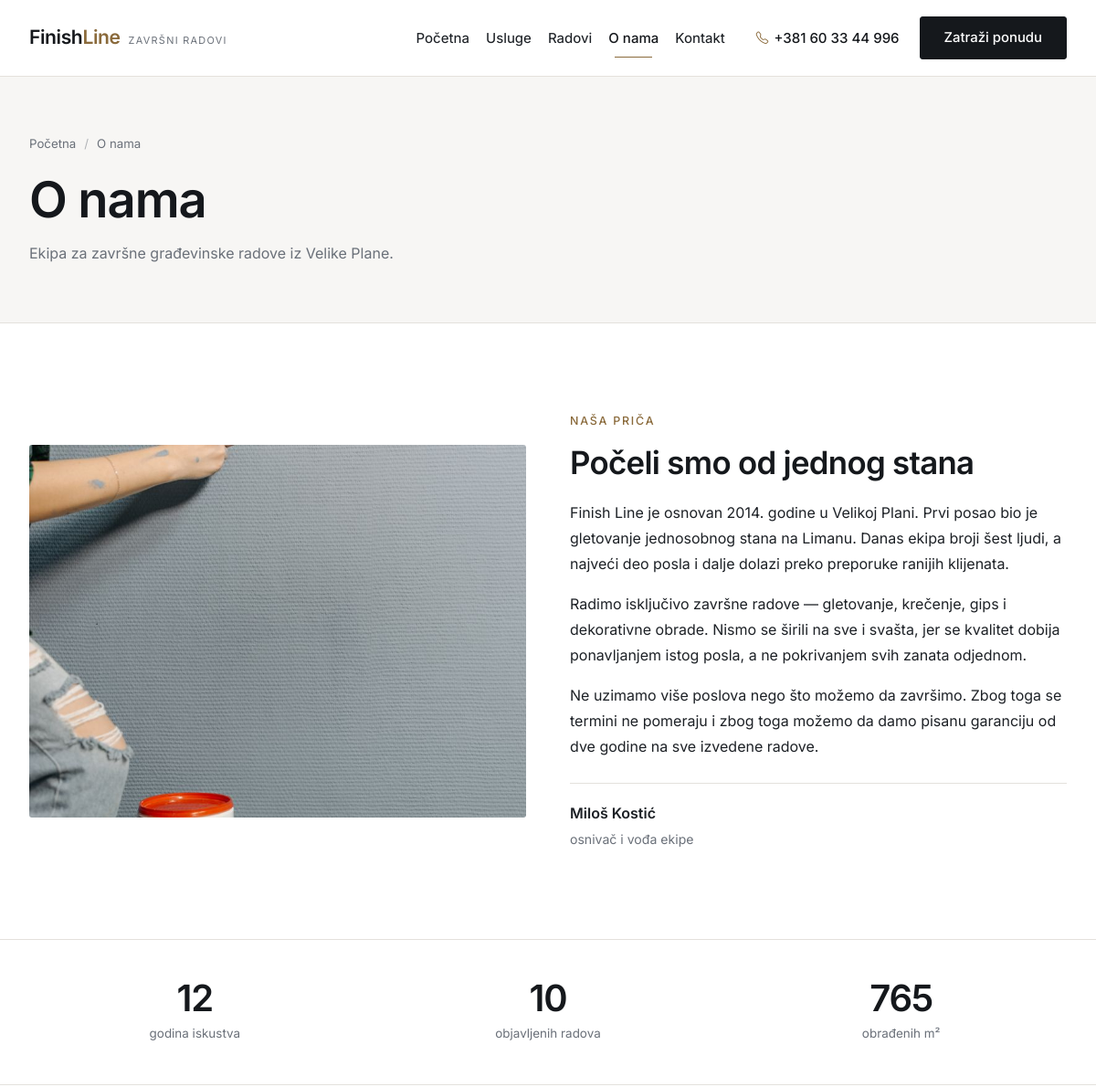
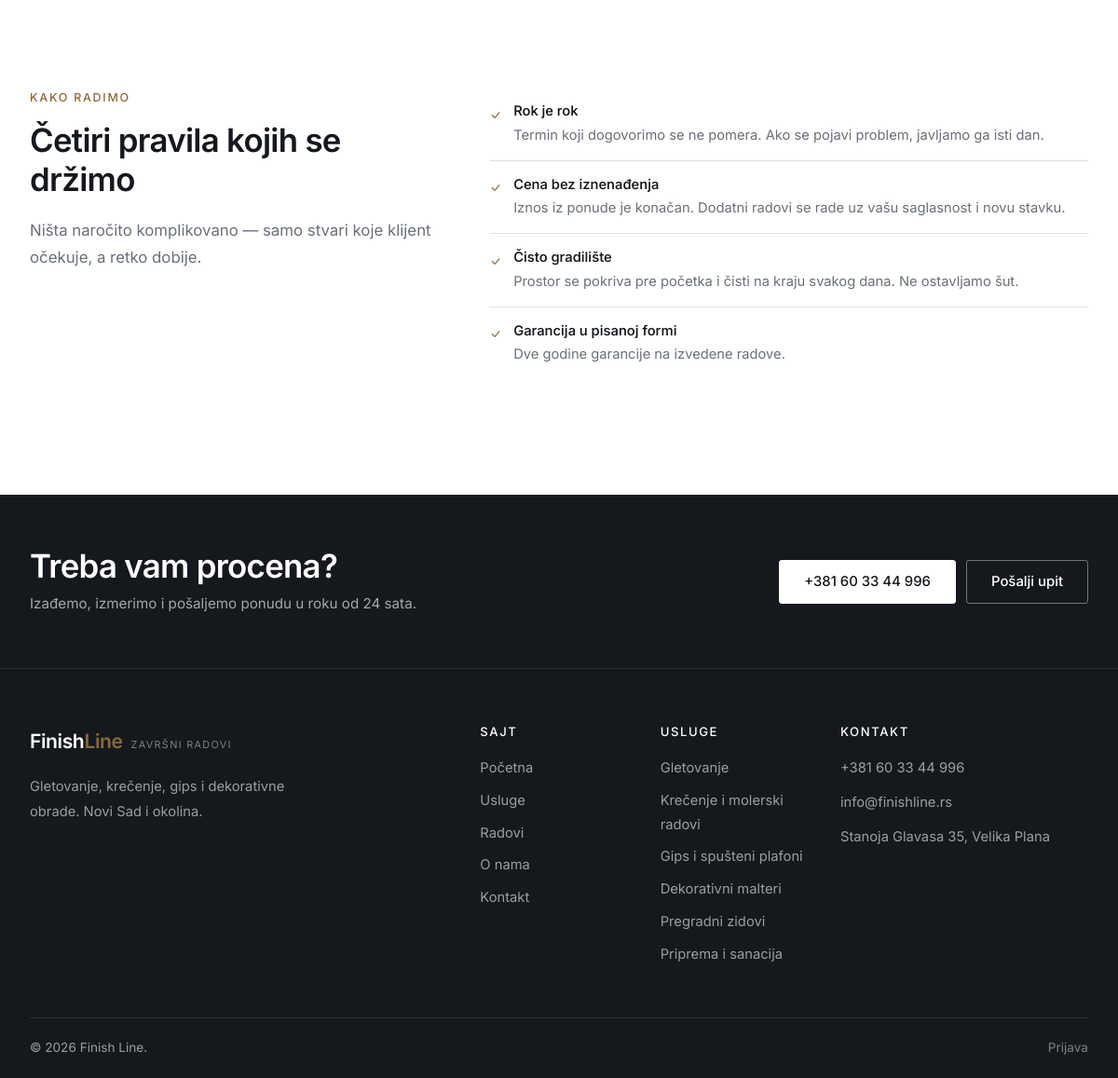
Page /o-nama on the committed database (2 pictures, top to bottom).
### tables this page shows
CREATE TABLE `usluge` (
    `id`          INT UNSIGNED NOT NULL AUTO_INCREMENT,
    `naziv`       VARCHAR(120) NOT NULL,
    `slug`        VARCHAR(140) NOT NULL,
    `ikona`       VARCHAR(60)  NOT NULL DEFAULT 'bi-tools',
    `kratak_opis` VARCHAR(255) NOT NULL DEFAULT '',
    `opis`        TEXT,
    `cena_od`     DECIMAL(10,2) NOT NULL DEFAULT 0.00,
    `jedinica`    VARCHAR(20)  NOT NULL DEFAULT 'm2',
    `slika`       VARCHAR(255) DEFAULT NULL,
    `redosled`    INT NOT NULL DEFAULT 0,
    `aktivna`     TINYINT(1) NOT NULL DEFAULT 1,
    PRIMARY KEY (`id`),
    UNIQUE KEY `uq_usluge_slug` (`slug`)
);

### app/core/Controller.php (called while the page is built, shortened)
<?php
abstract class Controller
{
    protected function prikaz(string $prikaz, array $podaci = [], string $layout = 'main'): void
    {
        extract($podaci, EXTR_SKIP);
        require APP_ROOT . '/app/views/layouts/' . $layout . '.php';
    }
}

### app/controllers/StraneController.php (called while the page is built, shortened)
<?php
final class StraneController extends Controller
{
    public function oNama(): void
    {
        $radovi = $this->model('Rad');
        $this->prikaz('strane/o-nama', [
            'naslovStrane'  => 'O nama - ' . APP_NAME,
            'opisStrane'    => 'Ekipa za završne građevinske radove iz Velike Plane. Kako radimo, čime garantujemo kvalitet i zašto poštujemo rokove.',
            'brojRadova'    => $radovi->prebrojJavne(),
            'kvadratura'    => $radovi->ukupnaKvadratura(),
            'usluge'        => $this->model('Usluga')->aktivne(),
        ]);
    }
}

### app/core/Aplikacija.php (called while the page is built, shortened)
<?php
final class Aplikacija
{
    private Router $ruter;
    public function __construct()
    {
        $this->ruter = new Router();
    }
    private function ucitajKlase(): void
    {
        require_once APP_ROOT . '/app/core/pomocne.php';
    }
    public function pokreni(): void
    {
        $url = $this->trenutnaAdresa();
        $ruta = $this->ruter->pronadji($url);
        $metoda = $ruta['metoda'];
        try {
            $kontroler = new $klasa();
            $kontroler->$metoda(...$ruta['parametri']);
        } catch (Throwable $e) {
            $this->obradiIzuzetak($e);
        }
    }
    private function trenutnaAdresa(): string
    {
        if (isset($_GET['url'])) {
            return trim((string) $_GET['url'], '/');
        }
        $putanja = parse_url($_SERVER['REQUEST_URI'] ?? '/', PHP_URL_PATH) ?? '/';
        return trim(rawurldecode($putanja), '/');
    }
}

### index.php (called while the page is built, shortened)
<?php
require_once __DIR__ . '/app/core/Aplikacija.php';
$aplikacija = new Aplikacija();
$aplikacija->pokreni();

### app/core/pomocne.php (called while the page is built, shortened)
<?php
function e($tekst): string
{
    return htmlspecialchars((string) $tekst, ENT_QUOTES | ENT_SUBSTITUTE, 'UTF-8');
}
function url(string $putanja = ''): string
{
    return BASE_URL . ltrim($putanja, '/');
}

### app/core/Database.php (called while the page is built, shortened)
<?php
final class Database
{
    private static ?PDO $veza = null;
    public static function veza(): PDO
    {
        if (self::$veza !== null) {
            return self::$veza;
        }
        $dsn = sprintf('mysql:host=%s;dbname=%s;charset=%s', DB_HOST, DB_NAME, DB_CHARSET);
        try {
            self::$veza = new PDO($dsn, DB_USER, DB_PASS, [
                PDO::ATTR_ERRMODE            => PDO::ERRMODE_EXCEPTION,
                PDO::ATTR_DEFAULT_FETCH_MODE => PDO::FETCH_ASSOC,
                PDO::ATTR_EMULATE_PREPARES   => false,
                PDO::ATTR_STRINGIFY_FETCHES  => false,
            ]);
        } catch (PDOException $e) {
            if (DEBUG) {
                die('<h1>Greska pri povezivanju sa bazom</h1><p>' . htmlspecialchars($e->getMessage()) . '</p>'
                  . '<p>Proverite da li je MySQL pokrenut i da li je baza <b>' . DB_NAME . '</b> uvezena.</p>');
            }
            http_response_code(500);
            die('Trenutno nije moguce pristupiti bazi podataka.');
        }
        return self::$veza;
    }
}

### app/models/Usluga.php (called while the page is built, shortened)
<?php
final class Usluga extends Model
{
    public function aktivne(?int $limit = null): array
    {
        $sql = 'SELECT * FROM usluge WHERE aktivna = 1 ORDER BY redosled, naziv';
        if ($limit !== null) {
            $sql .= ' LIMIT ' . max(1, (int) $limit);
        }
        return $this->sviRedovi($sql);
    }
}

### app/core/Model.php (called while the page is built, shortened)
<?php
abstract class Model
{
    protected PDO $db;
    public function __construct()
    {
        $this->db = Database::veza();
    }
    protected function upit(string $sql, array $parametri = []): PDOStatement
    {
        $st = $this->db->prepare($sql);
        $st->execute($parametri);
        return $st;
    }
    protected function sviRedovi(string $sql, array $parametri = []): array
    {
        return $this->upit($sql, $parametri)->fetchAll();
    }
}

### app/core/Auth.php (called while the page is built, shortened)
<?php
final class Auth
{
    public static function prijavljen(): bool
    {
        return isset($_SESSION['korisnik']['id']);
    }
}

### app/views/partials/podnozje.php (the view)
<?php $uslugeFooter = $uslugeFooter ?? (new Usluga())->aktivne(6); ?>
<section class="traka-poziv">
    <div class="container">
        <div class="traka-poziv-sadrzaj">
            <div>
                <h2>Treba vam procena?</h2>
                <p>Izađemo, izmerimo i pošaljemo ponudu u roku od 24 sata.</p>
            </div>
            <div class="traka-poziv-dugmad">
                <a href="tel:<?= e(str_replace(' ', '', FIRMA_TEL)) ?>" class="dugme dugme-belo">
                    <?= e(FIRMA_TEL) ?>
                </a>
                <a href="<?= url('kontakt') ?>#forma" class="dugme dugme-obrub">Pošalji upit</a>
            </div>
        </div>
    </div>
</section>
<footer class="podnozje">
    <div class="container">
        <div class="row g-4">
            <div class="col-lg-5">
                <a class="logo" href="<?= url() ?>">
                    <strong>Finish<span>Line</span></strong>
                    <small>završni radovi</small>
                </a>
                <p class="podnozje-opis">
                    Gletovanje, krečenje, gips i dekorativne obrade.
                    Novi Sad i okolina.
                </p>
            </div>
            <div class="col-6 col-lg-2">
                <h3>Sajt</h3>
                <ul class="podnozje-lista">
                    <li><a href="<?= url() ?>">Početna</a></li>
                    <li><a href="<?= url('usluge') ?>">Usluge</a></li>
                    <li><a href="<?= url('radovi') ?>">Radovi</a></li>
                    <li><a href="<?= url('o-nama') ?>">O nama</a></li>
                    <li><a href="<?= url('kontakt') ?>">Kontakt</a></li>
                </ul>
            </div>
            <div class="col-6 col-lg-2">
                <h3>Usluge</h3>
                <ul class="podnozje-lista">
                    <?php foreach ($uslugeFooter as $u): ?>
                        <li><a href="<?= url('usluge/' . $u['slug']) ?>"><?= e($u['naziv']) ?></a></li>
                    <?php endforeach; ?>
                </ul>
            </div>
            <div class="col-lg-3">
                <h3>Kontakt</h3>
                <ul class="podnozje-kontakt">
                    <li><a href="tel:<?= e(str_replace(' ', '', FIRMA_TEL)) ?>"><?= e(FIRMA_TEL) ?></a></li>
                    <li><a href="mailto:<?= e(FIRMA_MAIL) ?>"><?= e(FIRMA_MAIL) ?></a></li>
                    <li><?= e(FIRMA_ADRESA) ?></li>
                </ul>
            </div>
        </div>
        <div class="podnozje-dno">
            <p>&copy; <?= date('Y') ?> <?= e(APP_NAME) ?>.</p>
            <p>
                <?php if (Auth::prijavljen()): ?>
                    <a href="<?= url('admin') ?>">Administracija</a>
                <?php else: ?>
                    <a href="<?= url('prijava') ?>">Prijava</a>
                <?php endif; ?>
            </p>
        </div>
    </div>
</footer>

### assets/css/style.css (style rules this page uses)
:root { --mastilo: #15181c; --mastilo-2: #22262b; --akcenat: #8a6a3b; --akcenat-tamni:#6f5430; --papir: #ffffff; --pesak: #f7f6f4; --tekst: #1d2126; --tekst-blagi: #6a7079; --linija: #e4e1dc; --linija-jaka: #cfcbc4; --uspeh: #2c6e4b; --greska: #a8392c; --radijus: 3px; --radijus-l: 5px; --prelaz: .2s ease; --sirina: 1160px; --senka-m: 0 4px 16px rgba(21, 24, 28, .07); --senka-l: 0 12px 34px rgba(21, 24, 28, .12); }
* { box-sizing: border-box; }
html { scroll-behavior: smooth; }
body { font-family: 'Inter', system-ui, -apple-system, 'Segoe UI', sans-serif; color: var(--tekst); background: var(--papir); font-size: 16px; line-height: 1.75; -webkit-font-smoothing: antialiased; overflow-x: clip; }
.container { max-width: var(--sirina); }
h1, h2, h3, h4 { font-weight: 600; line-height: 1.2; letter-spacing: -.02em; color: var(--mastilo); margin: 0 0 .55em; }
h2 { font-size: clamp(1.6rem, 2.9vw, 2.2rem); }
h3 { font-size: 1.12rem; letter-spacing: -.01em; }
p { margin: 0 0 1rem; }
a { color: var(--akcenat-tamni); text-decoration: none; transition: color var(--prelaz); }
.dugme { display: inline-flex; align-items: center; justify-content: center; gap: 9px; padding: 13px 26px; font-size: .93rem; font-weight: 500; border: 1px solid transparent; border-radius: var(--radijus); cursor: pointer; transition: all var(--prelaz); white-space: nowrap; line-height: 1.3; }
.dugme-obrub { background: transparent; color: #fff; border-color: rgba(255, 255, 255, .4); }
.dugme-belo { background: #fff; color: var(--mastilo); border-color: #fff; }
.logo { display: flex; align-items: baseline; gap: 9px; }
.logo strong { font-size: 1.32rem; font-weight: 600; letter-spacing: -.02em; color: var(--mastilo); }
.logo strong span { color: var(--akcenat); }
.logo small { font-size: .68rem; letter-spacing: .12em; text-transform: uppercase; color: var(--tekst-blagi); }
.traka-poziv { background: var(--mastilo); padding: 56px 0; }
.traka-poziv-sadrzaj { display: flex; justify-content: space-between; align-items: center; gap: 28px; flex-wrap: wrap; }
.traka-poziv h2 { margin: 0 0 6px; color: #fff; }
.traka-poziv p { margin: 0; color: rgba(255, 255, 255, .62); font-size: .95rem; }
.traka-poziv-dugmad { display: flex; gap: 11px; flex-wrap: wrap; }
.podnozje { background: var(--mastilo); color: rgba(255, 255, 255, .58); padding: 60px 0 0; font-size: .92rem; border-top: 1px solid rgba(255,255,255,.08); }
.podnozje h3 { color: #fff; font-size: .82rem; font-weight: 500; letter-spacing: .12em; text-transform: uppercase; margin-bottom: 18px; }
.podnozje .logo { margin-bottom: 16px; }
.podnozje .logo strong { color: #fff; }
.podnozje .logo small { color: rgba(255, 255, 255, .45); }
.podnozje-opis { max-width: 330px; line-height: 1.8; }
.podnozje-lista, .podnozje-kontakt { list-style: none; padding: 0; margin: 0; }
.podnozje-lista li { margin-bottom: 9px; }
.podnozje-lista a, .podnozje-kontakt a { color: rgba(255, 255, 255, .58); }
.podnozje-kontakt li { margin-bottom: 11px; }
.podnozje-dno { margin-top: 46px; padding: 20px 0; border-top: 1px solid rgba(255, 255, 255, .1); display: flex; justify-content: space-between; gap: 14px; flex-wrap: wrap; font-size: .85rem; }
.podnozje-dno p { margin: 0; }
.podnozje-dno a { color: rgba(255, 255, 255, .45); }

### rows in the picture
usluge: naziv "Gletovanje"
usluge: naziv "Krečenje i molerski radovi"
usluge: naziv "Gips i spušteni plafoni"
usluge: naziv "Dekorativni malteri"
usluge: naziv "Pregradni zidovi"
usluge: naziv "Priprema i sanacija"

### other values in the picture
FIRMA_TEL "+381 60 33 44 996"
$tekst "O nama"
$naslov "O nama"
$podnaslov "Ekipa za završne građevinske radove iz Velike Plane."
$brojRadova "10"
$kvadratura "765"
FIRMA_MAIL "info@finishline.rs"
FIRMA_ADRESA "Stanoja Glavasa 35, Velika Plana"
APP_NAME "Finish Line"
